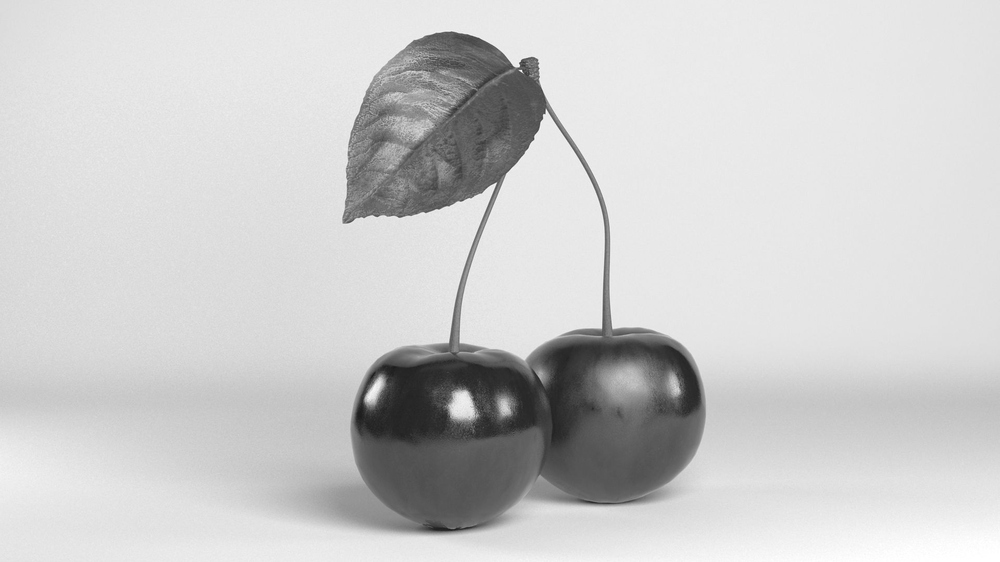
#> input picture Histogram_Odevi/bw_cherry.png, 1000 x 562 px, shrunk from 1920 x 1080 before the run
$ python 5-11-2023__goruntuisleme.py
#> lines starting #> are read from the running program, lines starting #| are printed output that depends on the picture
import numpy as np
import cv2
import matplotlib.pyplot as plt

#Resmi gri bir tona dönüştürdüm
image = cv2.imread("bw_cherry.png", cv2.IMREAD_GRAYSCALE)
#> image is the input picture: shape (562, 1000); min 28, max 255, mean 204.6

# Histogramı hesaplamak için boş liste oluşturdum.
histogram = [0] * 256

# Her pikselin gri seviyesini tarandı ve histogramı hesaplandı.
for row in image:
    for pixel_value in row:
        histogram[pixel_value] += 1
#> after the loop, histogram = 256 values, max 42632 at index 232, min 0 at index 0, mean 2195.3

# Histogram ekrana yazdırıldı.
for i, count in enumerate(histogram):
    print(f'Gri Seviye {i}: {count} piksel')
#> this loop made 256 passes
#> count on passes 1 to 3: 0, 0, 0
#| Gri Seviye 0: 0 piksel
#| Gri Seviye 1: 0 piksel
#| Gri Seviye 2: 0 piksel
#| Gri Seviye 3: 0 piksel
#| Gri Seviye 4: 0 piksel
#| Gri Seviye 5: 0 piksel
#| Gri Seviye 6: 0 piksel
#| Gri Seviye 7: 0 piksel
#> (further printed lines are left out)

#Histogram grafiği gösterildi
plt.figure(figsize=(10, 5))
plt.bar(range(256), histogram, color='black')
plt.title("Gri Seviye Histogramı")
plt.xlabel("Gri Seviye")
plt.ylabel("Piksel Sayısı")
plt.show()
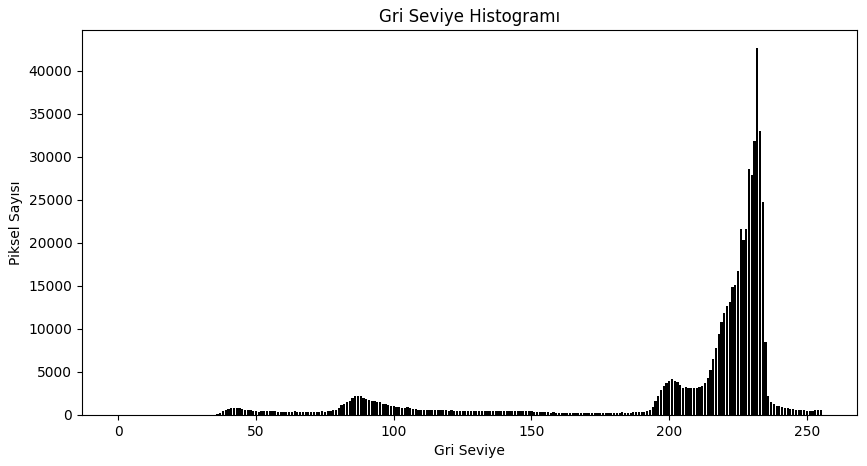
#> figure drawn by matplotlib, 1 panel; tallest bar 42632 high, from x = 231.6 to 232.4

$ run again, with Histogram_Odevi/cherry.png copied over Histogram_Odevi/bw_cherry.png
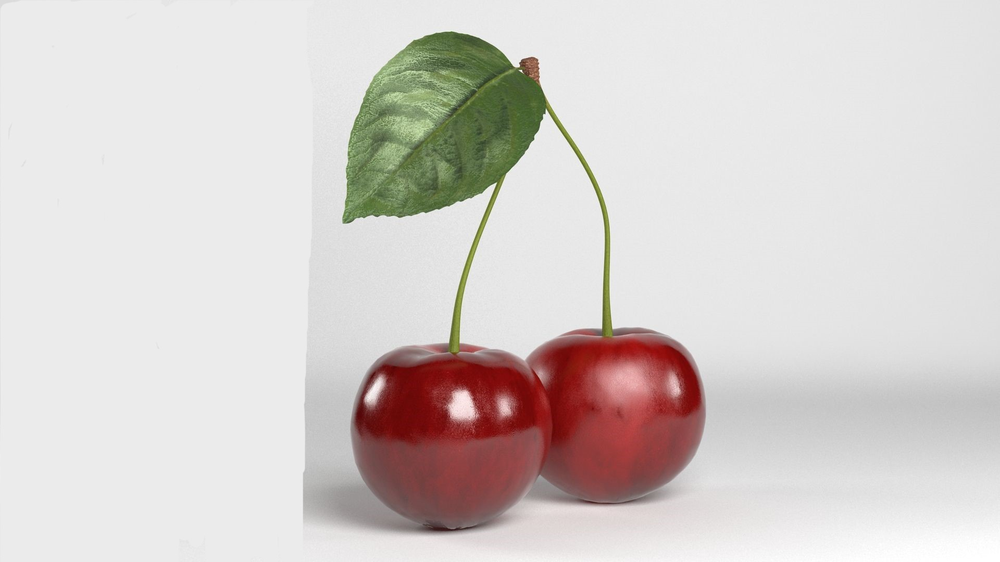
#> input picture Histogram_Odevi/cherry.png, 1000 x 562 px, shrunk from 1920 x 1080 before the run
#> `image = cv2.imread("bw_cherry.png", cv2.IMREAD_GRAYSCALE)`:
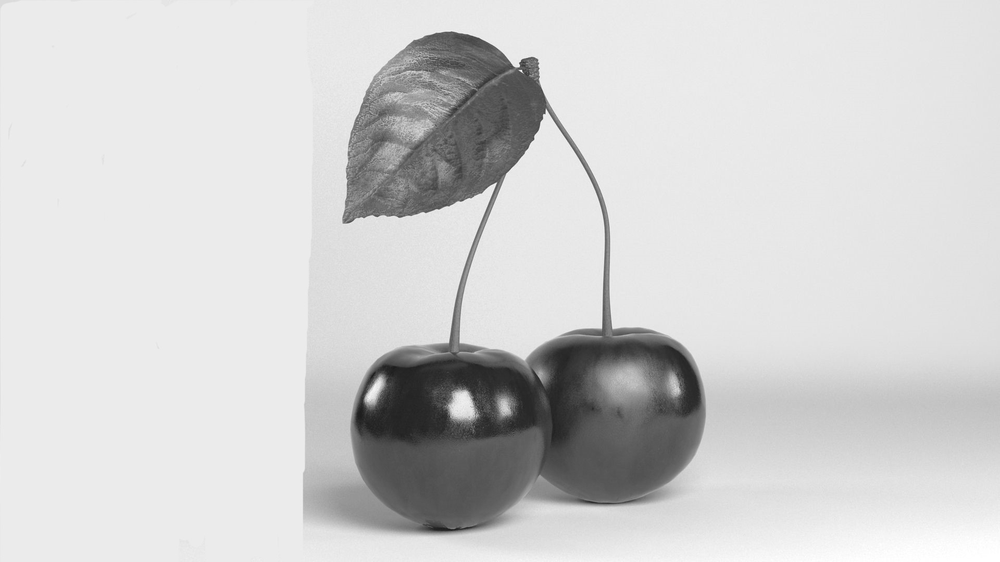
#> image: shape (562, 1000); min 28, max 255, mean 208.8
#> after the loop `for row in image:`: histogram = 256 values, max 176182 at index 235, min 0 at index 0, mean 2195.3
#> the loop `for i, count in enumerate(histogram):` made 256 passes
#> count on passes 1 to 3: 0, 0, 0
#> (printed output is left out)
#> `plt.show()`:
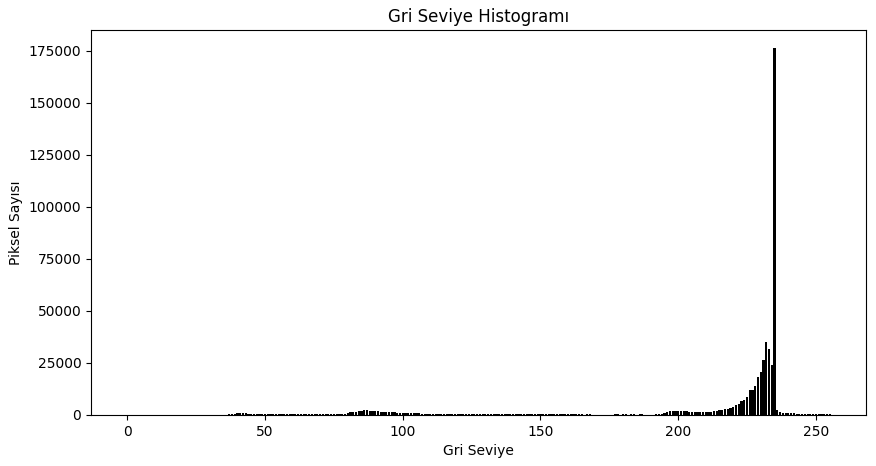
#> figure drawn by matplotlib, 1 panel; tallest bar 176182 high, from x = 234.6 to 235.4
